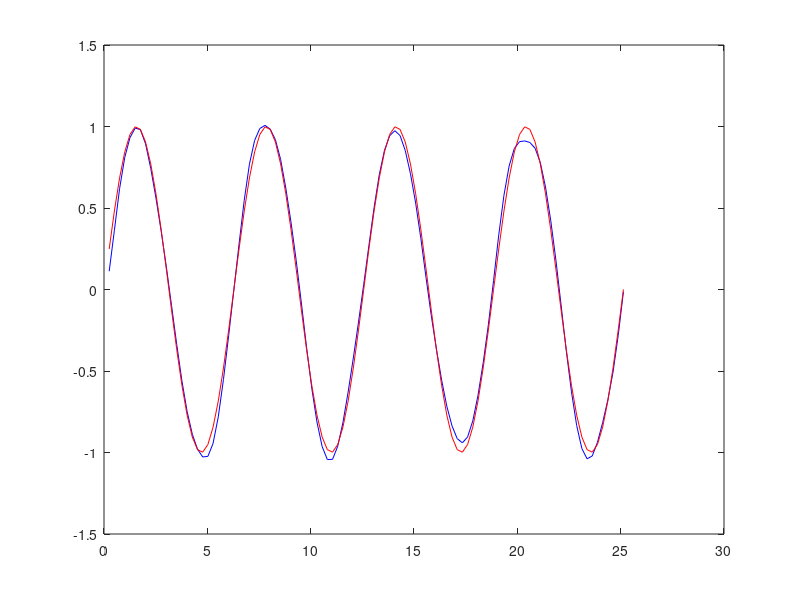

The MATLAB source for this figure:
%Testing other singular smoother

%%%%%%SINE EXAMPLE%%%%%

gamma = 1;
signalFunc = @(x) sin(x);
box = [-1,1]; % lower, upper 
numP = 4;
N     = 100;        % number of measurement time points
dt    = numP*2*pi / N;  % time between measurement points
sigma =  .1;       % standard deviation of measurement noise
sigmaMod = 0.1;    % sigma we tell smoot
outliers = 0;

if(outliers)
    out = N*.05;        % percent of outliers
    mag = 5;            % outlier variance
else
    out = 0;
    mag = 0;
end

m     = 1;          % number of measurements per time point
n     = 2;          % number of states per time point
t       =  (1 : N) * dt; % set of times

rand('seed', 1234);
%x1_true = - cos(t);
x_true = signalFunc(t);

%x_true  = [ x1_true ; x2_true ];
%
% measurement values and model
gaussErrors  = sigma * randn(1, N);
% construct the outliers
outliers = zeros(1,N);
inds = randperm(N, out); % indices of outliers
outliers(inds) = mag*randn(1,out);
z       = x_true + gaussErrors + outliers;
y = num2cell(z);
Rvect = sigma^2*ones(1,N);
R = num2cell(Rvect);
hvect = kron([1 0], ones(N,1));
h = num2cell(hvect,2);
ginst = [1 dt; 0 1];
mu = [0;0];
gain = [.5*dt*dt; dt];
Po = gain*gain';
for j=1:N
    g{j} = ginst;
    Q{j} = Po;
end



%Xs e Ps: smoothed estimates and convariances

%%%%Kalman filter
%mu=x(1|0)
%Po=P(1|0)
%[mu,Po,y{1},R{1}]......(g{1},Q{1}).....[x2,y{2},R{2}].......(g{2},Q{2})...





warning off

n=length(y);%number of time instants where data are collected
nx=size(Po,1);%state space dimension


%%%%%%%%%%%%%%%%%%%%%%%%%%%%%%%%%%%%%%%%%%%%%%%%%%%%%%%%%%%%%%%%%%
%%%%%%%%%%%%%%%%%%%%%%%%% FORWARD %%%%%%%%%%%%%%%%%%%%%%%%%%%%%%%%
%%%%%%%%%%%%%%%%%%%%%%%%%%%%%%%%%%%%%%%%%%%%%%%%%%%%%%%%%%%%%%%%%%
%%%%%%%%%%%%%%% TIME UPDATE
Xp(:,1)=mu;%stima stato predetta
Pp{1}=Po;%covarianza stato predetta
for i=1:n
    %%%%%%%%%%%%%%% MEASUREMENT UPDATE %%%%%%%%%%%%%%%%%%%%%%%%%%%%%%%%%
    Ve{i}=h{i}*Pp{i}*h{i}'+R{i};%innovation variance
    e{i}=y{i}-h{i}*Xp(:,i);%innovation
    Xf(:,i)=Xp(:,i)+Pp{i}*h{i}'*pinv(Ve{i})*e{i};
    Pf{i}=Pp{i}-Pp{i}*h{i}'*pinv(Ve{i})*h{i}*Pp{i};
    %%%%%%%%%%%%%%%%%%% TIME UPDATE %%%%%%%%%%%%%%%%%%%%%%%%%%%%%%%%%%%%
    if i<n
        Xp(:,i+1)=g{i}*Xf(:,i);
        Pp{i+1}=g{i}*Pf{i}*g{i}'+Q{i};
    end
end


%%%%%%%%%%%%%%%%%%%%%%%%%%%%%%%%%%%%%%%%%%%%%%%%%%%%%%%%%%%%%%%%%%
%%%%%%%%%%%%%%%%%%%%%%%% BACKWARD %%%%%%%%%%%%%%%%%%%%%%%%%%%%%%%%
%%%%%%%%%%%%%%%%%%%%%%%%%%%%%%%%%%%%%%%%%%%%%%%%%%%%%%%%%%%%%%%%%%
%%%%%%%%%%%%%%% TIME UPDATE
Xs(:,n)=Xf(:,n);
Ps{n}=Pf{n};
for j=1:(n-1)
    i=n-j;
    A{i}=Pf{i}*g{i}'*pinv(Pp{i+1});
    Xs(:,i)=Xf(:,i)+A{i}*(Xs(:,i+1)-Xp(:,i+1));
    Ps{i}=Pf{i}+A{i}*(Ps{i+1}-Pp{i+1})*A{i}';
end


plot(t', Xs(1,:), 'b', t', x_true, 'r')